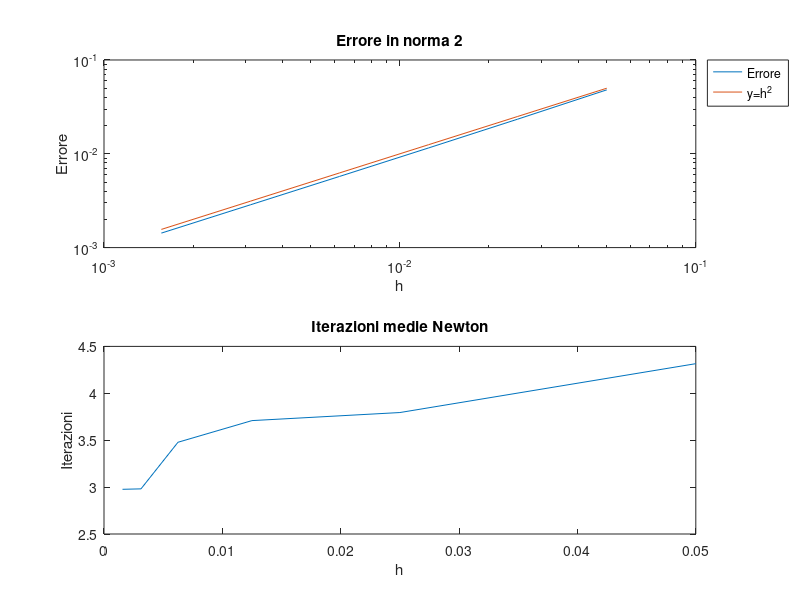

This chart was generated by the following MATLAB code:
clear
close all

for i=1:6
    f = @(t,y) ones(size(y)).*sqrt(y)*4*t;
    df = @(t,y) ones(size(y)).*2*t./sqrt(y);
    y0 = 1;
    T = 1;
    nsteps = 10*2^i;
    maxiter = 20;
    tol = 1e-10;
    B = [0 0 0; 1 1/2 1/2; 0 1/2 1/2];
    C = B(1:end-1,1);
    b = B(end, 2:end)';
    A = B(1:end-1,2:end);
    t = linspace(0, T, nsteps);
    Y = zeros(nsteps,1);
    h = t(2)-t(1);
    %H(i) = i;
    H(i) = T/nsteps;
    Y(1) = y0;
    nstages = size(B,1)-1;
    for n = 1:nsteps-1 
        Kold = zeros(nstages,1);
        iter = 0;
        err = 1;
        while (err> tol) && (iter<maxiter)
            iter = iter+1;
            num = Kold - f(t(n),Y(n)+h*A*Kold);
            DF = 1-h*A*df(t(n),Y(n)+h*A*Kold);
            dif = DF\num;
            Knew = Kold - dif;
            Kold = Knew;
            err = max(abs(dif));
        end
        it(n) = iter;
        Y(n+1) = Y(n) + h*(b'*Knew);
    end
    yex = @(t) (1+t.^2).^2;
   
    E(i) = norm(yex(t)-Y')/norm(yex(t));
    I(i) = sum(it)/n;
end

subplot(2,1,1)
loglog(H,E, H, H)
title('Errore in norma 2')
xlabel('h')
ylabel('Errore')
legend('Errore', 'y=h^2', 'Location', 'bestoutside')

subplot(2,1,2)
plot(H,I)
title('Iterazioni medie Newton')
xlabel('h')
ylabel('Iterazioni')